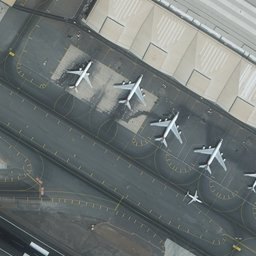
#> input picture CustomModel/42849.jpg, 256 x 256 px, given as the content of the folder ../../../CustomModel/42849.jpg, which was not available
$ python hog_evaluate.py --trainingSet ../../../CustomModel   (older library calls are emulated)
#> lines starting #> are read from the running program, lines starting #| are printed output that depends on the picture; pictures that were not available may be replaced by others from this repository, and a replacement may not be noted
# https://docs.opencv2.org/4.4.0/d1/d73/tutorial_introduction_to_svm.html

import argparse as ap
import cv2
import numpy as np
import os

import joblib

SZ = 20  # Size
bin_n = 16  # Number of bins
affine_flags = cv2.WARP_INVERSE_MAP | cv2.INTER_LINEAR


def imlist(path):
    """
    The function imlist returns all the names of the files in
    the directory path supplied as argument to the function.
    """
    return [os.path.join(path, f) for f in os.listdir(path)]


def deskew(img):
    m = cv2.moments(img)
#> m = moments, m00 7501626, centre m10/m00, m01/m00 = (138, 111.7)
    if abs(m["mu02"]) < 1e-2:
        return img.copy()
    skew = m["mu11"] / m["mu02"]
#> skew = -0.0819
    M = np.float32([[1, skew, -0.5 * SZ * skew], [0, 1, 0]])
#> M = [[1, -0.0819, 0.819], [0, 1, 0]]
    img = cv2.warpAffine(img, M, (SZ, SZ), flags=affine_flags)
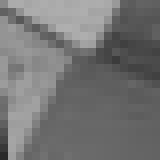
#> img: shape (20, 20) (shown 8 times larger); min 41, max 175, mean 115.9
    return img


def hog(img):
    gx = cv2.Sobel(img, cv2.CV_32F, 1, 0)
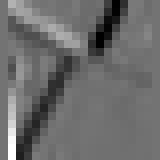
#> gx: shape (20, 20) float32 (shown 8 times larger); min -301, max 366, mean -17.3; drawn with min black and max white
    gy = cv2.Sobel(img, cv2.CV_32F, 0, 1)
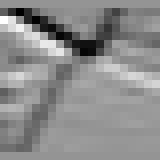
#> gy: shape (20, 20) float32 (shown 8 times larger); min -278, max 198, mean -14.8; drawn with min black and max white
    mag, ang = cv2.cartToPolar(gx, gy)
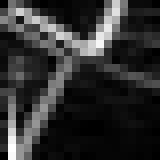
#> mag: shape (20, 20) float32 (shown 8 times larger); min 0, max 372.6, mean 70.1; drawn with min black and max white
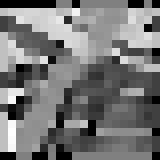
#> ang: shape (20, 20) float32 (shown 8 times larger); min 0, max 6.25, mean 2.9; drawn with min black and max white
    bins = np.int32(bin_n * ang / (2 * np.pi))  # quantizing binvalues in (0...16)
    bin_cells = bins[:10, :10], bins[10:, :10], bins[:10, 10:], bins[10:, 10:]
    mag_cells = mag[:10, :10], mag[10:, :10], mag[:10, 10:], mag[10:, 10:]
    hists = [
        np.bincount(b.ravel(), m.ravel(), bin_n) for b, m in zip(bin_cells, mag_cells)
    ]
#> hists = 4 items
    hist = np.hstack(hists)  # hist is a 64 bit vector
#> hist = 64 values, max 3869 at index 41, min 0 at index 27, mean 438.2
    return hist


# Get the path of the training set
parser = ap.ArgumentParser()
parser.add_argument("-t", "--trainingSet", help="Path to Training Set", required="True")
args = vars(parser.parse_args())

# Get the training classes names and store them in a list
train_path = args["trainingSet"]
training_names = os.listdir(train_path)

# Set the random seed
np.random.seed(42)
cv2.setRNGSeed(42)

# Get all the path to the images and save them in a list
# image_paths and the corresponding label in image_paths
print("Load images")
image_paths = []
image_classes = []
class_id = 0
for training_name in training_names:
    dir = os.path.join(train_path, training_name)
    class_path = imlist(dir)
    image_paths += class_path
    image_classes += [class_id] * len(class_path)
    class_id += 1

# List where all the descriptors are stored
image_hog = []

# Compute features
print("Compute histogram of gradients")
for image_path, image_class in zip(image_paths, image_classes):
    im = cv2.imread(image_path, cv2.IMREAD_GRAYSCALE)
    deskewed = deskew(im)
    hogdata = hog(deskewed)
#> hogdata has the same summary as hist in hog
    image_hog.append(hogdata.astype(np.float32))

# Prepare model
svm = cv2.ml.SVM_create()
svm.setKernel(cv2.ml.SVM_LINEAR)
svm.setType(cv2.ml.SVM_C_SVC)
svm.setC(2.67)
svm.setGamma(5.383)

# Prepare samples data
image_hog = np.float32(image_hog).reshape(-1, 64)
image_classes = np.array(image_classes)
train_data = cv2.ml.TrainData_create(image_hog, cv2.ml.ROW_SAMPLE, image_classes)

# Train/test split, shuffle
#> (the run stopped early here; a loop or call above may not have finished)
